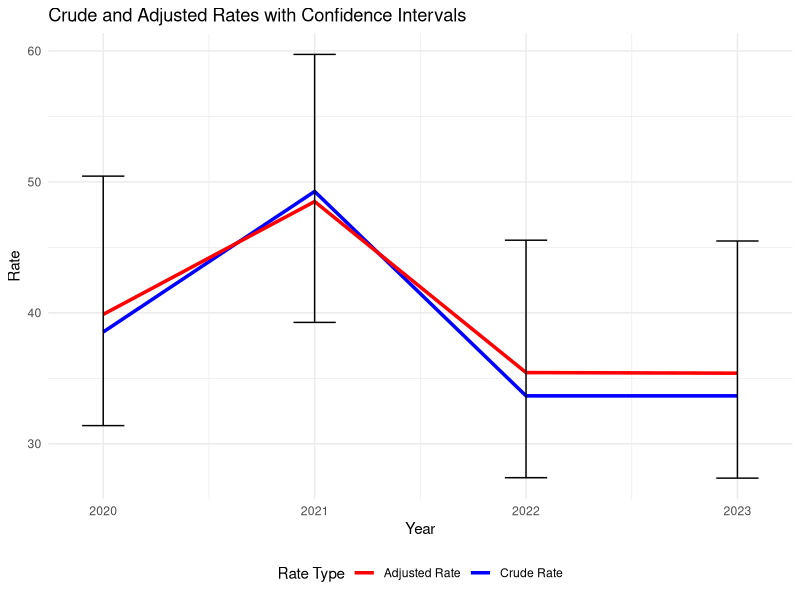

Generate this figure with R:
##Setting up the packages for calculating Age-adjusted rates for OD's 2020-2023 for Montgomery Co

library(knitr)
library(epitools)
library(ggplot2)

##setting up a dataframe for each population for comparison

#Labels for the age groups

age_groups <- c("0-4","5-9", "10-14", "15-19", "20-24", "25-34", "35-44", "45-54", "55-64", "65-74", "75-84", "85+")
population_23 <- c(17118,	15471,	14457,	13105,	17475,	38987,	27488,	22305,	19521, 11923,	5065,	2077)
population_22 <- c(17118,	15471,	14457,	13105,	17475,	38987,	27488,	22305,	19521, 11923,	5065,	2077)
population_21 <- c(17118,	15471,	14457,	13105,	17475,	38987,	27488,	22305,	19521, 11923,	5065,	2077)
population_20 <- c(17118,	15471,	14457,	13105,	17475,	38987,	27488,	22305,	19521, 11923,	5065,	2077)

#Setting the deaths in each population 
deaths_23 <- c(0,	0,	0,	1,	3,	15,	25,	16,	9,	0,	0,	0)
deaths_22 <- c(0,	0,	0,	1,	3,	16,	26,	16,	7,	0,	0,	0)
deaths_21 <- c(0,	0,	0,	1,	11,	30,	22,	24,	13,	0,	0,	0)
deaths_20 <- c(0,	0, 0,	1,	3,	21,	26,	19,	9,	0,	0,	0)

##Standard population
std_pop <- c(0.06913565,
             0.072532898,
             0.073031744,
             0.07216878,
             0.06647757,
             0.135573163,
             0.162612786,
             0.134833997,
             0.087247027,
             0.06603698,
             0.044841498,
             0.015507912)

##Now we need to create a dataframe with the vectors created above
df_23 <- data.frame(age=age_groups, deaths = deaths_23, pop=population_23, group = '2023')
df_22 <- data.frame(age=age_groups, deaths=deaths_22, pop=population_22, group='2022')
df_21 <- data.frame(age=age_groups, deaths=deaths_21, pop=population_21, group='2021')
df_20 <- data.frame(age=age_groups, deaths=deaths_20, pop=population_20, group='2020')


df_all <- rbind(df_23, df_22, df_21, df_20)
df_pop <- data.frame(age=age_groups, pop=std_pop)



##Running epitools and storing them in a table 
pop_23_adjust <- ageadjust.direct(deaths_23, population_23, rate=NULL, 
                                  std_pop, conf.level = 0.95)
Age_Adjusted23 <- 10^5*pop_23_adjust


pop_22_adjust <- ageadjust.direct(deaths_22, population_22, rate=NULL, 
                                  std_pop, conf.level = 0.95)
Age_Adjusted22 <- 10^5*pop_22_adjust


pop_21_adjust <- ageadjust.direct(deaths_21, population_21, rate=NULL, 
                                  std_pop, conf.level = 0.95)
Age_Adjusted21 <- 10^5*pop_21_adjust


pop_20_adjust <- ageadjust.direct(deaths_20, population_20, rate=NULL, 
                                  std_pop, conf.level = 0.95)
Age_Adjusted20 <- 10^5*pop_20_adjust


##Creating a dataframe with all the results to graph the differences
Results <- data.frame(rbind(Age_Adjusted20, Age_Adjusted21, Age_Adjusted22, Age_Adjusted23), 
                      Year = c(2020, 2021, 2022, 2023))
colnames(Results) <- c('Crude_Rate', 'Adj_Rate', 'Low_CI', 'High_CI', 'Year')

Results

##Plotting the results

ggplot(Results, aes(x = Year)) +
  geom_line(aes(y = Crude_Rate, color = "Crude Rate"), linewidth = 1.2) +
  geom_line(aes(y = Adj_Rate, color = "Adjusted Rate"), linewidth = 1.2) +
  geom_errorbar(aes(ymin = Low_CI, ymax = High_CI), width = 0.2, color = "black") +
  labs(title = "Crude and Adjusted Rates with Confidence Intervals",
       x = "Year",
       y = "Rate",
       color = "Rate Type") +
  theme_minimal() +
  scale_color_manual(values = c("Crude Rate" = "blue", "Adjusted Rate" = "red")) +
  theme(legend.position = "bottom")
